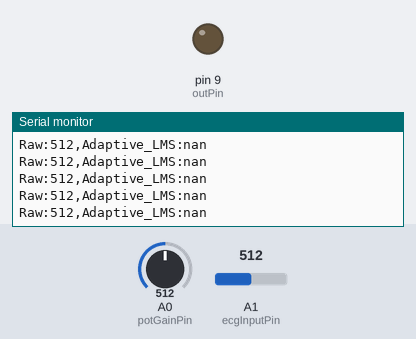
This sketch was run on a simulated Arduino Uno, built with avr-gcc and run on an emulated ATmega328P. On the bench: output pins drawn as LEDs (lit = HIGH), the last lines printed to the serial monitor. The inputs (shaded band) are chosen by the test bench; at power-on: A1 (ecgInputPin) = 512, A0 (potGainPin) = 512.

Above: at 1.2 s.
1.3 s: A1 (ecgInputPin) set to 109
At 1.9 s:
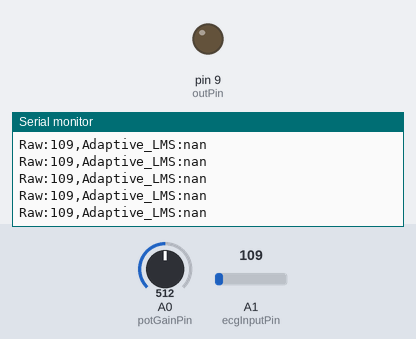
4.3 s: A1 (ecgInputPin) set to 92
At 5.1 s:
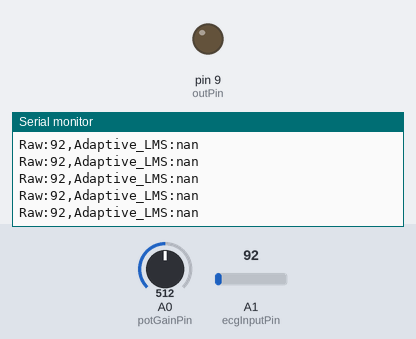
Timing chart, 0 to 7.1 s (numbered marks = the images above; inputs shaded):
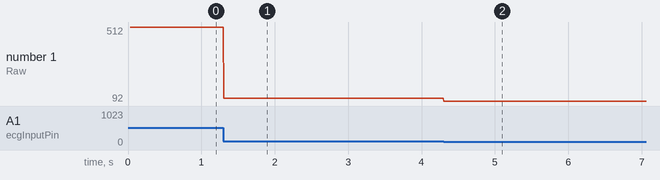

The sketch:

austin_pure_circuit_adaptive.ino
```cpp
// ===== INTEGRATED ECG SIGNAL PROCESSOR + ADAPTIVE LMS FILTER =====
// For AD620 + LM741 DIY Circuit

// --- Adaptive Filter Variables ---
float mu = 0.015;    // Learning rate (Convergence speed: 0.001 to 0.05)
float w = 0.5;       // Initial Filter weight
float x_delay = 512; // Previous input sample (Reference)

// --- Pin Definitions ---
const int ecgInputPin = A1;
const int potGainPin  = A0;
const int outPin      = 9;

// --- Final Output Variables ---
float smoothValue = 512.0;
float alphaSmooth = 0.2; // Final stage low-pass smoothing

void setup() {
  pinMode(ecgInputPin, INPUT);
  pinMode(potGainPin, INPUT);
  pinMode(outPin, OUTPUT);

  // High baud rate is essential for real-time math
  Serial.begin(115200);
}

void loop() {
  // 1. Read Raw Sensor
  int rawValue = analogRead(ecgInputPin);

  // 2. Adaptive Filtering (LMS Algorithm)
  // Step A: Predict the current sample based on the previous sample
  float prediction = w * x_delay;

  // Step B: Calculate the Estimation Error (Noise component)
  float error = (float)rawValue - prediction;

  // Step C: Update the weight (w) to minimize future error
  // This is the "Learning" step
  w = w + mu * error * x_delay;

  // Step D: Update the delay for the next loop
  x_delay = (float)rawValue;

  // 3. Digital Gain Control via Potentiometer
  // We use the 'prediction' as our filtered signal
  int potValue = analogRead(potGainPin);

  // Center the signal around 0
  float centered = prediction - 512.0;

  // Map pot to a gain factor (1.0x to 20.0x)
  float gain = map(potValue, 0, 1023, 10, 200) / 10.0;
  float scaledSignal = centered * gain;

  // 4. Final Post-Filter Smoothing
  smoothValue = (alphaSmooth * scaledSignal) + ((1.0 - alphaSmooth) * smoothValue);

  // 5. Re-center for Display
  float finalPlot = smoothValue + 512.0;

  // 6. PWM Output (Simulated Analog Out)
  int pwmOut = map((int)finalPlot, 0, 1023, 0, 255);
  pwmOut = constrain(pwmOut, 0, 255);
  analogWrite(outPin, pwmOut);

  // 7. Output to Serial Plotter
  Serial.print("Raw:");
  Serial.print(rawValue);
  Serial.print(",");
  Serial.print("Adaptive_LMS:");
  Serial.println(finalPlot);

  delay(2); // 500Hz Sampling
}
```

Measured:
- after the input at 1.3 s, the serial monitor: prints a new line at once (image 1)
- after the input at 4.3 s, the serial monitor: prints a new line at once (image 2)
- plotted number 1: 512 → 109 after the input at 1.3 s, 109 → 92 after the input at 4.3 s
